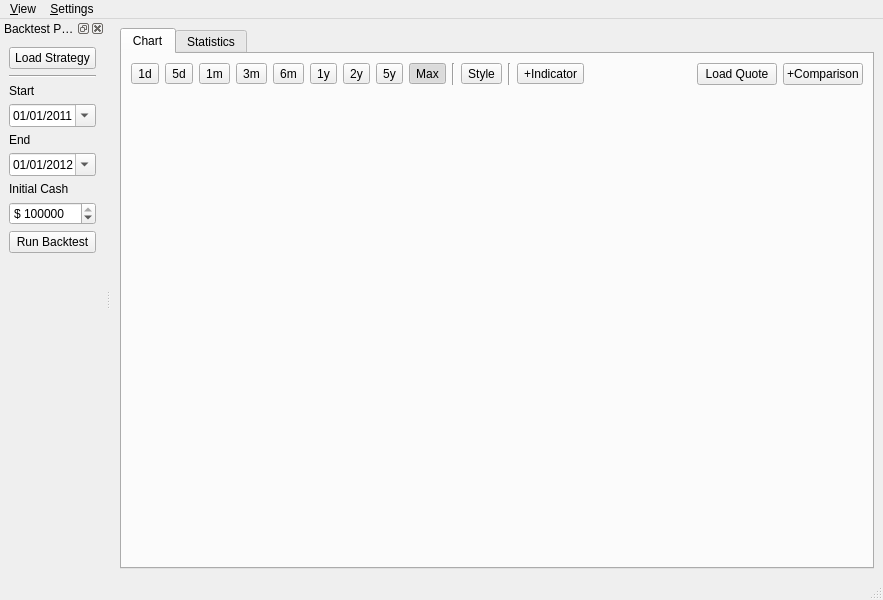
<?xml version="1.0" encoding="UTF-8"?>
<ui version="4.0">
 <class>MainWindow</class>
 <widget class="QMainWindow" name="MainWindow">
  <property name="geometry">
   <rect>
    <x>0</x>
    <y>0</y>
    <width>883</width>
    <height>600</height>
   </rect>
  </property>
  <property name="windowTitle">
   <string>Backtester</string>
  </property>
  <widget class="QWidget" name="centralwidget">
   <layout class="QHBoxLayout" name="horizontalLayout">
    <item>
     <widget class="QTabWidget" name="tabWidget">
      <property name="currentIndex">
       <number>0</number>
      </property>
      <widget class="QWidget" name="chartTab">
       <attribute name="title">
        <string>Chart</string>
       </attribute>
       <layout class="QVBoxLayout" name="verticalLayout_3">
        <item>
         <layout class="QHBoxLayout" name="horizontalLayout_2">
          <item>
           <widget class="QToolButton" name="oneDayToolButton">
            <property name="text">
             <string>1d</string>
            </property>
            <property name="checkable">
             <bool>true</bool>
            </property>
            <attribute name="buttonGroup">
             <string notr="true">buttonGroup</string>
            </attribute>
           </widget>
          </item>
          <item>
           <widget class="QToolButton" name="fiveDayToolButton">
            <property name="text">
             <string>5d</string>
            </property>
            <property name="checkable">
             <bool>true</bool>
            </property>
            <attribute name="buttonGroup">
             <string notr="true">buttonGroup</string>
            </attribute>
           </widget>
          </item>
          <item>
           <widget class="QToolButton" name="oneMonthToolButton">
            <property name="text">
             <string>1m</string>
            </property>
            <property name="checkable">
             <bool>true</bool>
            </property>
            <attribute name="buttonGroup">
             <string notr="true">buttonGroup</string>
            </attribute>
           </widget>
          </item>
          <item>
           <widget class="QToolButton" name="threeMonthToolButton">
            <property name="text">
             <string>3m</string>
            </property>
            <property name="checkable">
             <bool>true</bool>
            </property>
            <attribute name="buttonGroup">
             <string notr="true">buttonGroup</string>
            </attribute>
           </widget>
          </item>
          <item>
           <widget class="QToolButton" name="sixMonthToolButton">
            <property name="text">
             <string>6m</string>
            </property>
            <property name="checkable">
             <bool>true</bool>
            </property>
            <attribute name="buttonGroup">
             <string notr="true">buttonGroup</string>
            </attribute>
           </widget>
          </item>
          <item>
           <widget class="QToolButton" name="oneYearToolButton">
            <property name="text">
             <string>1y</string>
            </property>
            <property name="checkable">
             <bool>true</bool>
            </property>
            <attribute name="buttonGroup">
             <string notr="true">buttonGroup</string>
            </attribute>
           </widget>
          </item>
          <item>
           <widget class="QToolButton" name="twoYearToolButton">
            <property name="text">
             <string>2y</string>
            </property>
            <property name="checkable">
             <bool>true</bool>
            </property>
            <attribute name="buttonGroup">
             <string notr="true">buttonGroup</string>
            </attribute>
           </widget>
          </item>
          <item>
           <widget class="QToolButton" name="fiveYearToolButton">
            <property name="text">
             <string>5y</string>
            </property>
            <property name="checkable">
             <bool>true</bool>
            </property>
            <attribute name="buttonGroup">
             <string notr="true">buttonGroup</string>
            </attribute>
           </widget>
          </item>
          <item>
           <widget class="QToolButton" name="maxToolButton">
            <property name="text">
             <string>Max</string>
            </property>
            <property name="checkable">
             <bool>true</bool>
            </property>
            <property name="checked">
             <bool>true</bool>
            </property>
            <attribute name="buttonGroup">
             <string notr="true">buttonGroup</string>
            </attribute>
           </widget>
          </item>
          <item>
           <widget class="Line" name="line_2">
            <property name="orientation">
             <enum>Qt::Vertical</enum>
            </property>
           </widget>
          </item>
          <item>
           <widget class="QToolButton" name="styleToolButton">
            <property name="cursor">
             <cursorShape>ArrowCursor</cursorShape>
            </property>
            <property name="contextMenuPolicy">
             <enum>Qt::ActionsContextMenu</enum>
            </property>
            <property name="text">
             <string>Style</string>
            </property>
            <property name="popupMode">
             <enum>QToolButton::InstantPopup</enum>
            </property>
            <property name="arrowType">
             <enum>Qt::NoArrow</enum>
            </property>
           </widget>
          </item>
          <item>
           <widget class="Line" name="line_3">
            <property name="orientation">
             <enum>Qt::Vertical</enum>
            </property>
           </widget>
          </item>
          <item>
           <widget class="QToolButton" name="indicatorToolButton">
            <property name="contextMenuPolicy">
             <enum>Qt::ActionsContextMenu</enum>
            </property>
            <property name="text">
             <string>+Indicator</string>
            </property>
            <property name="popupMode">
             <enum>QToolButton::InstantPopup</enum>
            </property>
            <property name="toolButtonStyle">
             <enum>Qt::ToolButtonIconOnly</enum>
            </property>
           </widget>
          </item>
          <item>
           <spacer name="horizontalSpacer">
            <property name="orientation">
             <enum>Qt::Horizontal</enum>
            </property>
            <property name="sizeHint" stdset="0">
             <size>
              <width>40</width>
              <height>20</height>
             </size>
            </property>
           </spacer>
          </item>
          <item>
           <widget class="QPushButton" name="loadQuoteButton">
            <property name="text">
             <string>Load Quote</string>
            </property>
           </widget>
          </item>
          <item>
           <widget class="QPushButton" name="pushButton">
            <property name="text">
             <string>+Comparison</string>
            </property>
           </widget>
          </item>
         </layout>
        </item>
        <item>
         <widget class="MatplotlibWidget" name="matplotlibWidget" native="true">
          <property name="sizePolicy">
           <sizepolicy hsizetype="Preferred" vsizetype="MinimumExpanding">
            <horstretch>0</horstretch>
            <verstretch>0</verstretch>
           </sizepolicy>
          </property>
          <zorder></zorder>
         </widget>
        </item>
       </layout>
      </widget>
      <widget class="QWidget" name="statsTab">
       <attribute name="title">
        <string>Statistics</string>
       </attribute>
      </widget>
     </widget>
    </item>
   </layout>
  </widget>
  <widget class="QStatusBar" name="statusbar"/>
  <widget class="QDockWidget" name="dockWidget">
   <property name="windowTitle">
    <string>Backtest Panel</string>
   </property>
   <attribute name="dockWidgetArea">
    <number>1</number>
   </attribute>
   <widget class="QWidget" name="dockWidgetContents">
    <layout class="QVBoxLayout" name="verticalLayout_2">
     <item>
      <layout class="QVBoxLayout" name="verticalLayout">
       <item>
        <widget class="QPushButton" name="loadStrategyButton">
         <property name="text">
          <string>Load Strategy</string>
         </property>
        </widget>
       </item>
       <item>
        <widget class="Line" name="line">
         <property name="orientation">
          <enum>Qt::Horizontal</enum>
         </property>
        </widget>
       </item>
       <item>
        <widget class="QLabel" name="label">
         <property name="text">
          <string>Start</string>
         </property>
        </widget>
       </item>
       <item>
        <widget class="QDateEdit" name="dateStartEdit">
         <property name="focusPolicy">
          <enum>Qt::NoFocus</enum>
         </property>
         <property name="date">
          <date>
           <year>2011</year>
           <month>1</month>
           <day>1</day>
          </date>
         </property>
         <property name="displayFormat">
          <string>MM/dd/yyyy</string>
         </property>
         <property name="calendarPopup">
          <bool>true</bool>
         </property>
         <property name="timeSpec">
          <enum>Qt::LocalTime</enum>
         </property>
        </widget>
       </item>
       <item>
        <widget class="QLabel" name="label_2">
         <property name="text">
          <string>End</string>
         </property>
        </widget>
       </item>
       <item>
        <widget class="QDateEdit" name="dateEndEdit">
         <property name="focusPolicy">
          <enum>Qt::NoFocus</enum>
         </property>
         <property name="date">
          <date>
           <year>2012</year>
           <month>1</month>
           <day>1</day>
          </date>
         </property>
         <property name="displayFormat">
          <string>MM/dd/yyyy</string>
         </property>
         <property name="calendarPopup">
          <bool>true</bool>
         </property>
        </widget>
       </item>
       <item>
        <widget class="QLabel" name="label_3">
         <property name="text">
          <string>Initial Cash</string>
         </property>
        </widget>
       </item>
       <item>
        <widget class="QSpinBox" name="initialCashSpinBox">
         <property name="focusPolicy">
          <enum>Qt::NoFocus</enum>
         </property>
         <property name="frame">
          <bool>true</bool>
         </property>
         <property name="buttonSymbols">
          <enum>QAbstractSpinBox::UpDownArrows</enum>
         </property>
         <property name="prefix">
          <string>$ </string>
         </property>
         <property name="maximum">
          <number>999999999</number>
         </property>
         <property name="value">
          <number>50000000</number>
         </property>
        </widget>
       </item>
       <item>
        <widget class="QPushButton" name="runBacktestButton">
         <property name="text">
          <string>Run Backtest</string>
         </property>
        </widget>
       </item>
       <item>
        <spacer name="verticalSpacer">
         <property name="orientation">
          <enum>Qt::Vertical</enum>
         </property>
         <property name="sizeHint" stdset="0">
          <size>
           <width>20</width>
           <height>40</height>
          </size>
         </property>
        </spacer>
       </item>
      </layout>
     </item>
    </layout>
   </widget>
  </widget>
  <widget class="QMenuBar" name="menuBar">
   <property name="geometry">
    <rect>
     <x>0</x>
     <y>0</y>
     <width>883</width>
     <height>25</height>
    </rect>
   </property>
   <widget class="QMenu" name="menu_View">
    <property name="title">
     <string>&amp;View</string>
    </property>
    <addaction name="actionBacktest_Window"/>
   </widget>
   <widget class="QMenu" name="menu_Settings">
    <property name="title">
     <string>&amp;Settings</string>
    </property>
    <addaction name="actionPerference"/>
   </widget>
   <addaction name="menu_View"/>
   <addaction name="menu_Settings"/>
  </widget>
  <action name="actionExit">
   <property name="text">
    <string>Exit</string>
   </property>
  </action>
  <action name="actionTest3">
   <property name="text">
    <string>test3</string>
   </property>
  </action>
  <action name="actionTest5">
   <property name="text">
    <string>test5</string>
   </property>
  </action>
  <action name="actionExit_2">
   <property name="text">
    <string>Exit</string>
   </property>
  </action>
  <action name="actionLineChart">
   <property name="text">
    <string>LineChart</string>
   </property>
  </action>
  <action name="actionBacktest_Window">
   <property name="checkable">
    <bool>true</bool>
   </property>
   <property name="checked">
    <bool>true</bool>
   </property>
   <property name="text">
    <string>Backtest Panel</string>
   </property>
  </action>
  <action name="actionPerference">
   <property name="text">
    <string>Preferences...</string>
   </property>
  </action>
 </widget>
 <customwidgets>
  <customwidget>
   <class>MatplotlibWidget</class>
   <extends>QWidget</extends>
   <header>matplotlibwidget</header>
   <container>1</container>
  </customwidget>
 </customwidgets>
 <resources/>
 <connections>
  <connection>
   <sender>actionBacktest_Window</sender>
   <signal>toggled(bool)</signal>
   <receiver>dockWidget</receiver>
   <slot>setVisible(bool)</slot>
   <hints>
    <hint type="sourcelabel">
     <x>-1</x>
     <y>-1</y>
    </hint>
    <hint type="destinationlabel">
     <x>62</x>
     <y>301</y>
    </hint>
   </hints>
  </connection>
  <connection>
   <sender>dockWidget</sender>
   <signal>visibilityChanged(bool)</signal>
   <receiver>actionBacktest_Window</receiver>
   <slot>setChecked(bool)</slot>
   <hints>
    <hint type="sourcelabel">
     <x>62</x>
     <y>301</y>
    </hint>
    <hint type="destinationlabel">
     <x>-1</x>
     <y>-1</y>
    </hint>
   </hints>
  </connection>
 </connections>
 <buttongroups>
  <buttongroup name="buttonGroup"/>
 </buttongroups>
</ui>
